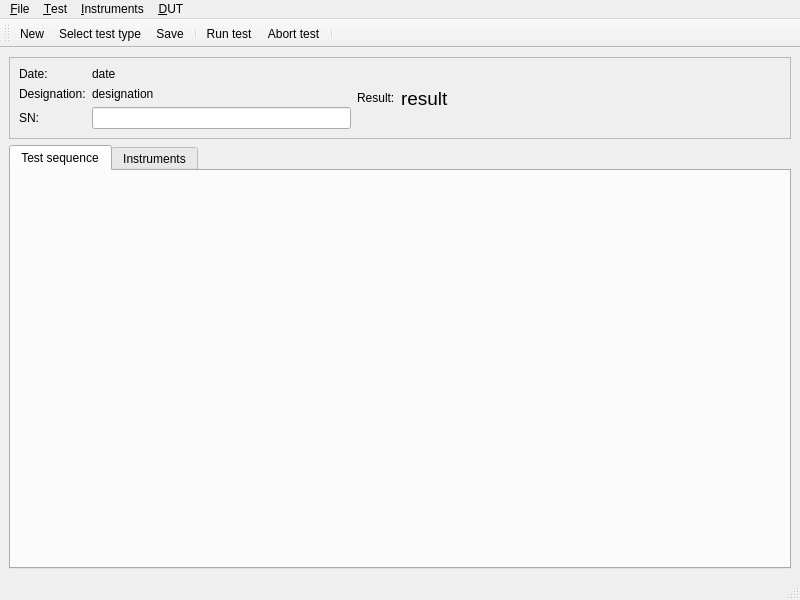
<?xml version="1.0" encoding="UTF-8"?>
<ui version="4.0">
 <class>mdtTtBasicTester</class>
 <widget class="QMainWindow" name="mdtTtBasicTester">
  <property name="geometry">
   <rect>
    <x>0</x>
    <y>0</y>
    <width>800</width>
    <height>600</height>
   </rect>
  </property>
  <property name="windowTitle">
   <string>Basic tester</string>
  </property>
  <widget class="QWidget" name="centralwidget">
   <layout class="QVBoxLayout" name="verticalLayout">
    <item>
     <widget class="QFrame" name="frame">
      <property name="frameShape">
       <enum>QFrame::StyledPanel</enum>
      </property>
      <property name="frameShadow">
       <enum>QFrame::Raised</enum>
      </property>
      <layout class="QHBoxLayout" name="horizontalLayout">
       <item>
        <layout class="QFormLayout" name="formLayout">
         <item row="0" column="0">
          <widget class="QLabel" name="lbDateLabel">
           <property name="text">
            <string>Date:</string>
           </property>
          </widget>
         </item>
         <item row="0" column="1">
          <widget class="QLabel" name="lbDate">
           <property name="text">
            <string>date</string>
           </property>
          </widget>
         </item>
         <item row="1" column="0">
          <widget class="QLabel" name="lbTestDesignationENLabel">
           <property name="text">
            <string>Designation:</string>
           </property>
          </widget>
         </item>
         <item row="1" column="1">
          <widget class="QLabel" name="lbTestDesignationEN">
           <property name="text">
            <string>designation</string>
           </property>
          </widget>
         </item>
         <item row="2" column="0">
          <widget class="QLabel" name="lbSN">
           <property name="text">
            <string>SN:</string>
           </property>
          </widget>
         </item>
         <item row="2" column="1">
          <widget class="QLineEdit" name="leSN">
           <property name="minimumSize">
            <size>
             <width>200</width>
             <height>0</height>
            </size>
           </property>
           <property name="maximumSize">
            <size>
             <width>300</width>
             <height>16777215</height>
            </size>
           </property>
          </widget>
         </item>
        </layout>
       </item>
       <item>
        <widget class="QLabel" name="lbTestResultLabel">
         <property name="text">
          <string>Result:</string>
         </property>
        </widget>
       </item>
       <item>
        <widget class="QLabel" name="lbTestResult">
         <property name="font">
          <font>
           <pointsize>14</pointsize>
          </font>
         </property>
         <property name="text">
          <string>result</string>
         </property>
        </widget>
       </item>
       <item>
        <spacer name="horizontalSpacer">
         <property name="orientation">
          <enum>Qt::Horizontal</enum>
         </property>
         <property name="sizeHint" stdset="0">
          <size>
           <width>40</width>
           <height>20</height>
          </size>
         </property>
        </spacer>
       </item>
      </layout>
     </widget>
    </item>
    <item>
     <widget class="QTabWidget" name="tabWidget">
      <property name="currentIndex">
       <number>0</number>
      </property>
      <widget class="QWidget" name="tbTestItem">
       <attribute name="title">
        <string>Test sequence</string>
       </attribute>
      </widget>
      <widget class="QWidget" name="tbInstruments">
       <attribute name="title">
        <string>Instruments</string>
       </attribute>
      </widget>
     </widget>
    </item>
   </layout>
  </widget>
  <widget class="QMenuBar" name="menubar">
   <property name="geometry">
    <rect>
     <x>0</x>
     <y>0</y>
     <width>800</width>
     <height>21</height>
    </rect>
   </property>
   <widget class="QMenu" name="menu_File">
    <property name="title">
     <string>&amp;File</string>
    </property>
    <addaction name="actClose"/>
   </widget>
   <widget class="QMenu" name="menu_Test">
    <property name="title">
     <string>&amp;Test</string>
    </property>
    <addaction name="actTestNew"/>
    <addaction name="actTestSetType"/>
    <addaction name="actTestView"/>
    <addaction name="actTestSave"/>
    <addaction name="separator"/>
    <addaction name="actTestRun"/>
    <addaction name="actTestAbort"/>
    <addaction name="separator"/>
   </widget>
   <widget class="QMenu" name="menu_Instruments">
    <property name="title">
     <string>&amp;Instruments</string>
    </property>
   </widget>
   <widget class="QMenu" name="menuDUT">
    <property name="title">
     <string>&amp;DUT</string>
    </property>
   </widget>
   <addaction name="menu_File"/>
   <addaction name="menu_Test"/>
   <addaction name="menu_Instruments"/>
   <addaction name="menuDUT"/>
  </widget>
  <widget class="QStatusBar" name="statusbar"/>
  <widget class="QToolBar" name="toolBar">
   <property name="windowTitle">
    <string>toolBar</string>
   </property>
   <attribute name="toolBarArea">
    <enum>TopToolBarArea</enum>
   </attribute>
   <attribute name="toolBarBreak">
    <bool>false</bool>
   </attribute>
   <addaction name="actTestNew"/>
   <addaction name="actTestSetType"/>
   <addaction name="actTestSave"/>
   <addaction name="separator"/>
   <addaction name="actTestRun"/>
   <addaction name="actTestAbort"/>
   <addaction name="separator"/>
  </widget>
  <action name="actClose">
   <property name="icon">
    <iconset theme="window-close">
     <normaloff/>
    </iconset>
   </property>
   <property name="text">
    <string>&amp;Close</string>
   </property>
   <property name="toolTip">
    <string>Close tester</string>
   </property>
  </action>
  <action name="actTestNew">
   <property name="icon">
    <iconset theme="document-new">
     <normaloff/>
    </iconset>
   </property>
   <property name="text">
    <string>&amp;New</string>
   </property>
   <property name="toolTip">
    <string>New test</string>
   </property>
  </action>
  <action name="actTestSetType">
   <property name="text">
    <string>&amp;Select test type</string>
   </property>
   <property name="toolTip">
    <string>Select test type</string>
   </property>
  </action>
  <action name="actTestRun">
   <property name="icon">
    <iconset theme="system-run">
     <normaloff/>
    </iconset>
   </property>
   <property name="text">
    <string>&amp;Run test</string>
   </property>
   <property name="toolTip">
    <string>Run test (complete)</string>
   </property>
  </action>
  <action name="actTestView">
   <property name="icon">
    <iconset theme="document-open">
     <normaloff/>
    </iconset>
   </property>
   <property name="text">
    <string>&amp;View a test</string>
   </property>
   <property name="toolTip">
    <string>View allready executed test</string>
   </property>
  </action>
  <action name="actTestAbort">
   <property name="icon">
    <iconset theme="process-stop">
     <normaloff/>
    </iconset>
   </property>
   <property name="text">
    <string>&amp;Abort test</string>
   </property>
  </action>
  <action name="actTestSave">
   <property name="icon">
    <iconset theme="document-save">
     <normaloff/>
    </iconset>
   </property>
   <property name="text">
    <string>&amp;Save</string>
   </property>
  </action>
 </widget>
 <resources/>
 <connections/>
</ui>
